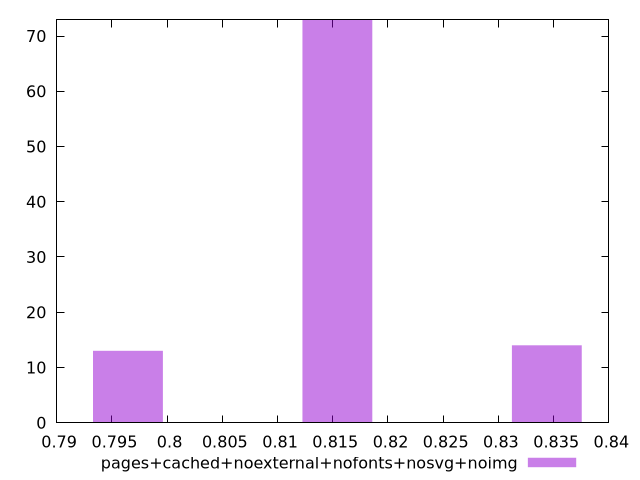

Generate this figure with gnuplot:
$_pagesCachedNoexternalNofontsNosvgNoimg <<EOF
0.8343834962817787 14
0.8154202350026474 73
0.796456973723516 13
EOF
set key outside below
set terminal pngcairo
set output "report_00004_2020-11-02T20-21-41.718Z/largest-contentful-paint/pages+cached+noexternal+nofonts+nosvg+noimg//hist.png"
set yrange [0:73]
set boxwidth 0.006321087093043778
set style fill transparent solid 0.5 noborder
plot $_pagesCachedNoexternalNofontsNosvgNoimg title "pages+cached+noexternal+nofonts+nosvg+noimg" with boxes ,
